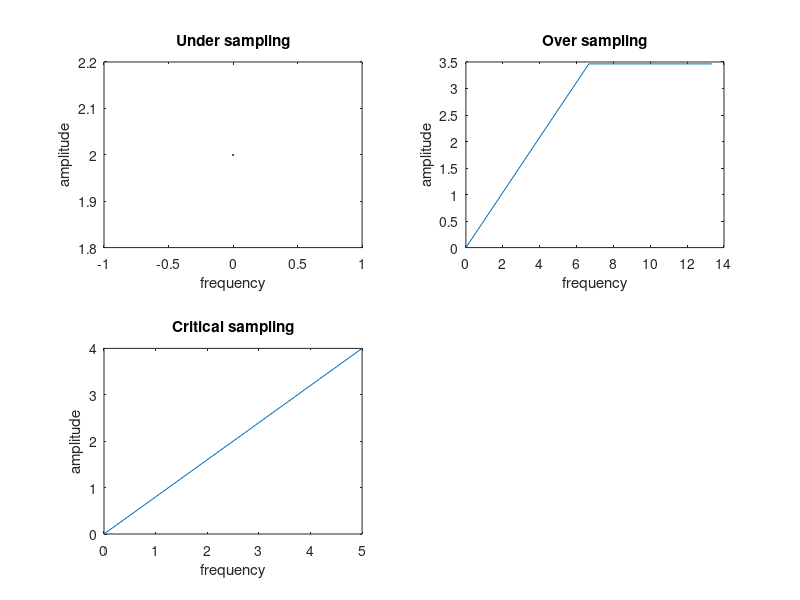

The MATLAB source for this figure:
clc
clear all
close all
f1=input('Enter the highest frequency of the Signal F1 in hz');
f2=input('Enter the highest frequency of the Signal F2 in hz');
freq=2*max(f1,f2);

%Undersampling
fs=freq/2;


t=[0:1/fs:0.1];
x=cos(2*pi*f1*t)+cos(2*pi*f2*t);
XK=fft(x);
f=[0:length(XK)-1]*fs/length(XK);

subplot(2,2,1);
plot(f,abs(XK));
xlabel('frequency');
ylabel('amplitude');
title('Under sampling');

%Over sampling
fs=freq*2;


t=[0:1/fs:0.1];
x=cos(2*pi*f1*t)+cos(2*pi*f2*t);
XK=fft(x);
f=[0:length(XK)-1]*fs/length(XK);

subplot(2,2,2);
plot(f,abs(XK));
xlabel('frequency');
ylabel('amplitude');
title('Over sampling');

%critical sampling
fs=freq;


t=[0:1/fs:0.1];
x=cos(2*pi*f1*t)+cos(2*pi*f2*t);
XK=fft(x);
f=[0:length(XK)-1]*fs/length(XK);

subplot(2,2,3);
plot(f,abs(XK));
xlabel('frequency');
ylabel('amplitude');
title('Critical sampling');